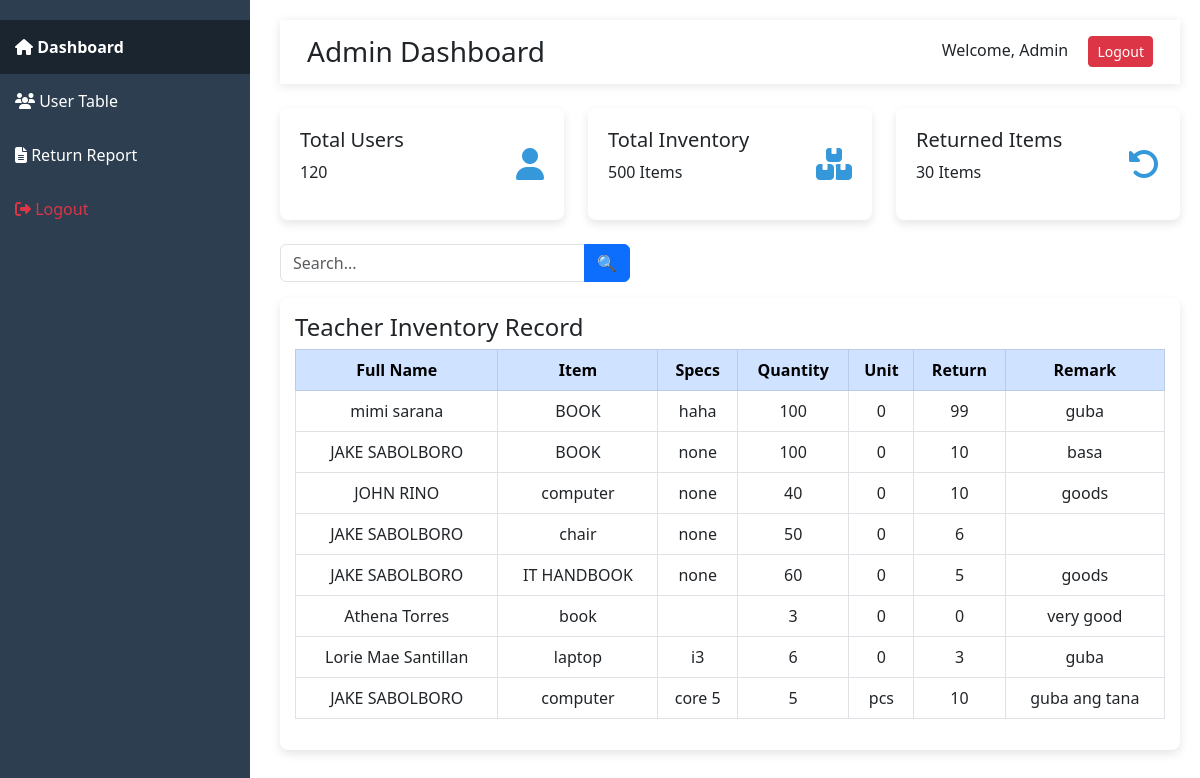
The app's page /admin_dashboard.php (signed in) with its own data.
### tables this page shows
CREATE TABLE `teacher_detail` (
  `teacher_detail_id` int(11) NOT NULL,
  `teacher_id` int(11) NOT NULL,
  `item` varchar(255) NOT NULL,
  `specs` text DEFAULT NULL,
  `qty` int(11) NOT NULL,
  `unit` varchar(50) NOT NULL,
  `return` int(11) DEFAULT 0,
  `remark` text DEFAULT NULL
);

### admin_dashboard.php (the view, shortened to what this page needs)
<?php
include 'config.php';
$search_query = "";
$inventory_query = "SELECT CONCAT(teacher.fn, ' ', teacher.ln) AS full_name,
                    teacher_detail.item, teacher_detail.specs, teacher_detail.qty,
                    teacher_detail.unit, teacher_detail.return, teacher_detail.remark
                    FROM teacher_detail
                    JOIN teacher ON teacher_detail.teacher_id = teacher.teacher_id
                    WHERE 1 $search_query";
$inventory_result = $conn->query($inventory_query);
?>
<!DOCTYPE html>
<html lang="en">
<head>
    <link rel="stylesheet" href="https://cdn.jsdelivr.net/npm/bootstrap@5.3.0/dist/css/bootstrap.min.css">
    <link rel="stylesheet" href="https://cdnjs.cloudflare.com/ajax/libs/font-awesome/6.4.2/css/all.min.css">
</head>
<body>
    <div class="sidebar">
        <a href="admin_dashboard.php" class="active"><i class="fas fa-home"></i> Dashboard</a>
        <a href="user_table.php"><i class="fas fa-users"></i> User Table</a>
        <a href="return_report.php"><i class="fas fa-file-alt"></i> Return Report</a>
        <a href="logout.php" class="text-danger"><i class="fas fa-sign-out-alt"></i> Logout</a>
    </div>
    <div class="content">
        <nav class="navbar">
            <div class="container-fluid">
                <h3 class="mb-0">Admin Dashboard</h3>
                <div>
                    <span class="me-3">Welcome, Admin</span>
                    <a href="logout.php" class="btn btn-danger btn-sm">Logout</a>
                </div>
            </div>
        </nav>
        <div class="row mt-4">
            <div class="col-md-4">
                <div class="dashboard-card">
                    <div>
                        <h5>Total Users</h5>
                        <p>120</p>
                    </div>
                    <i class="fas fa-user"></i>
                </div>
            </div>
            <div class="col-md-4">
                <div class="dashboard-card">
                    <div>
                        <h5>Total Inventory</h5>
                        <p>500 Items</p>
                    </div>
                    <i class="fas fa-boxes"></i>
                </div>
            </div>
            <div class="col-md-4">
                <div class="dashboard-card">
                    <div>
                        <h5>Returned Items</h5>
                        <p>30 Items</p>
                    </div>
                    <i class="fas fa-undo-alt"></i>
                </div>
            </div>
        </div>
        <div class="mt-4">
            <form method="GET" class="mb-3 d-flex">
                <div class="input-group" style="width: 350px;">
                    <input type="text" name="search" class="form-control" placeholder="Search..." value="<?= isset($_GET['search']) ? $_GET['search'] : '' ?>" id="searchInput">
                    <button type="submit" class="btn btn-primary">🔍</button>
                </div>
            </form>
        </div>
        <div class="table-container">
            <h4>Teacher Inventory Record</h4>
            <table class="table table-bordered text-center">
                <thead class="table-primary">
                    <tr>
                        <th>Full Name</th>
                        <th>Item</th>
                        <th>Specs</th>
                        <th>Quantity</th>
                        <th>Unit</th>
                        <th>Return</th>
                        <th>Remark</th>
                    </tr>
                </thead>
                <tbody>
                    <?php while ($row = $inventory_result->fetch_assoc()) { ?>
                        <tr>
                            <td><?= $row['full_name'] ?></td>
                            <td><?= $row['item'] ?></td>
                            <td><?= $row['specs'] ?></td>
                            <td><?= $row['qty'] ?></td>
                            <td><?= $row['unit'] ?></td>
                            <td><?= $row['return'] ?></td>
                            <td><?= $row['remark'] ?></td>
                        </tr>
                    <?php } ?>
                </tbody>
            </table>
        </div>
    </div>
</body>
</html>

### admin_dashboard.php (style rules this page uses)
.sidebar { height: 100vh; width: 250px; position: fixed; top: 0; left: 0; background-color: #2c3e50; padding-top: 20px; transition: all 0.3s; }
.sidebar a { padding: 15px; text-decoration: none; font-size: 16px; color: white; display: block; transition: 0.3s; }
.sidebar a:hover, .sidebar .active { background-color: #1a252f; font-weight: bold; }
.content { margin-left: 260px; padding: 20px; transition: all 0.3s; }
.navbar { background-color: #ffffff; padding: 15px; box-shadow: 0px 2px 10px rgba(0, 0, 0, 0.1); }
.dashboard-card { background: #fff; padding: 20px; border-radius: 8px; box-shadow: 0px 4px 10px rgba(0, 0, 0, 0.1); display: flex; align-items: center; justify-content: space-between; }
.dashboard-card i { font-size: 32px; color: #3498db; }
.table-container { background: #fff; padding: 15px; border-radius: 8px; box-shadow: 0px 4px 10px rgba(0, 0, 0, 0.1); }

### records on screen
teacher_detail: full_name "mimi sarana", item "BOOK", specs "haha", qty "100", unit "0", return "99", remark "guba"
teacher_detail: full_name "JAKE SABOLBORO", item "BOOK", specs "none", qty "100", unit "0", return "10", remark "basa"
teacher_detail: full_name "JOHN RINO", item "computer", specs "none", qty "40", unit "0", return "10", remark "goods"
teacher_detail: full_name "JAKE SABOLBORO", item "chair", specs "none", qty "50", unit "0", return "6"
teacher_detail: full_name "JAKE SABOLBORO", item "IT HANDBOOK", specs "none", qty "60", unit "0", return "5", remark "goods"
teacher_detail: full_name "Athena Torres", item "book", qty "3", unit "0", return "0", remark "very good"
teacher_detail: full_name "Lorie Mae Santillan", item "laptop", specs "i3", qty "6", unit "0", return "3", remark "guba"
teacher_detail: full_name "JAKE SABOLBORO", item "computer", specs "core 5", qty "5", unit "pcs", return "10", remark "guba ang tana"
